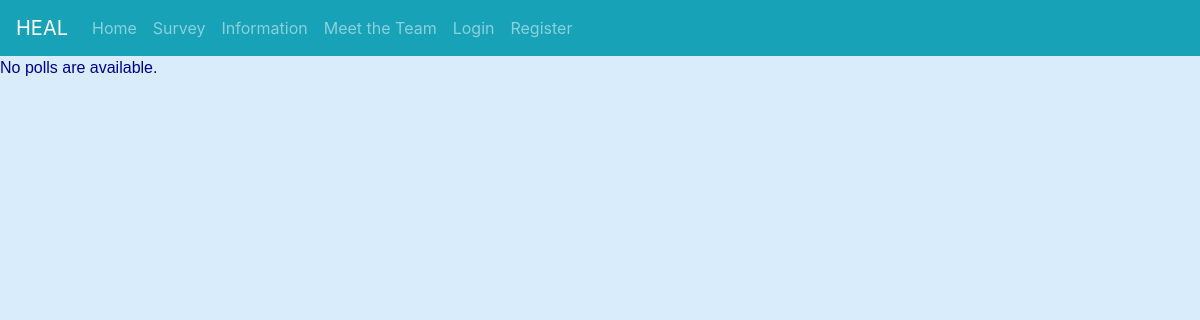
Before: /index/ with the older database file.
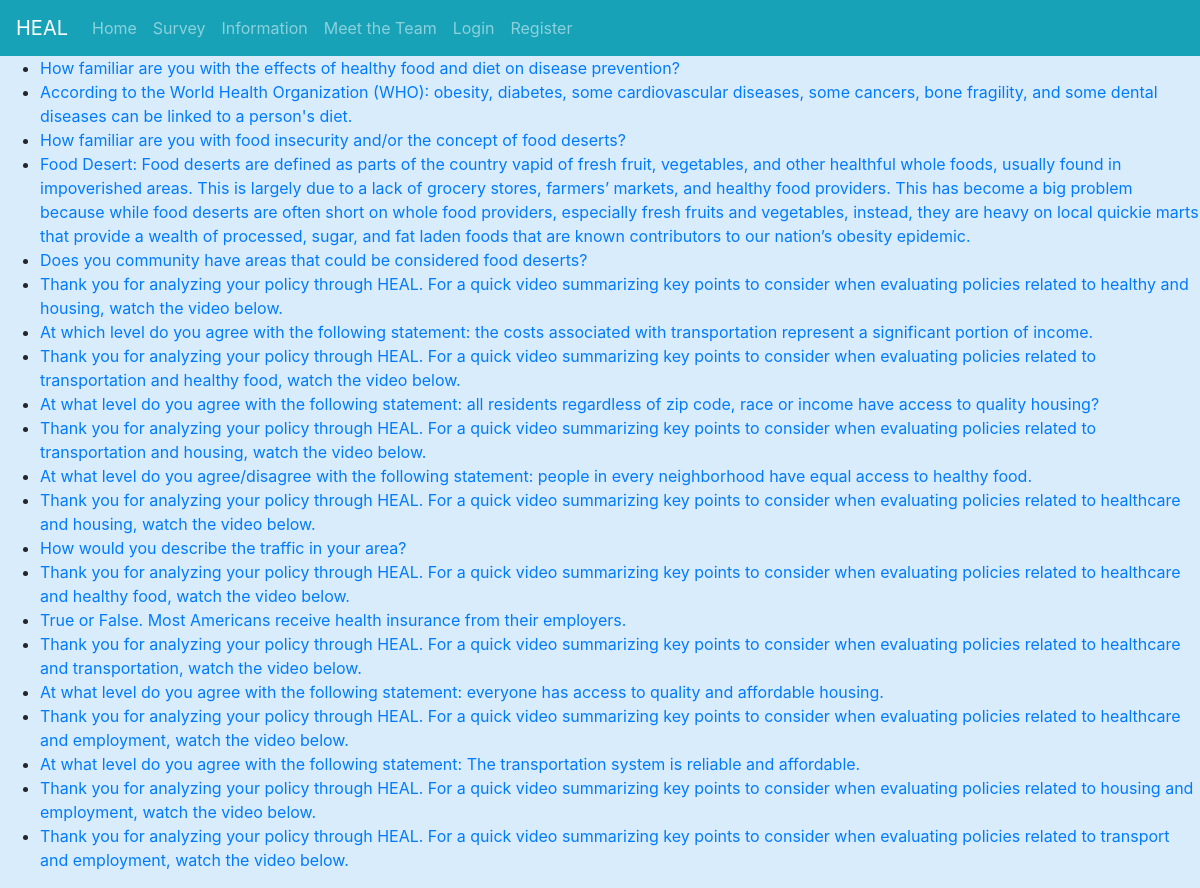
After: the same page with the newer database file.
### HEALSurvey/models.py (models this page shows, shortened)
class Question(models.Model):
    QuestionText = models.CharField(max_length=600)
    InfoText = models.CharField(max_length=600, blank=True, null=True)
    id = models.IntegerField(primary_key=True)
    PreviousID = models.IntegerField(default=1)
    NextIDA = models.IntegerField(default=1)
    NextIDB = models.IntegerField(default=1)
    VideoLink = models.CharField(max_length=200, blank=True, null=True)
    WebsiteLink = models.CharField(max_length=200, blank=True, null=True)
    WebsiteLinkAlt = models.CharField(max_length=200, blank=True, null=True)

### HEALSurvey/views.py (the view)
# urls.py: path('index/', views.index, name='index'),
def index(request):  # renders a list of all questions in the database on index page
    question_list = Question.objects.all()
    context = {'question_list': question_list}
    return render(request, 'index.html', context)

### templates/index.html
{% extends 'Base.html' %}
{% load crispy_forms_tags %}
{% load static %}
{% block body %}
{% if question_list %}
    <ul>
    {% for question in question_list %}
        <li><a href="{% url 'survey' question.id %}">{{ question.QuestionText }}</a></li>
    {% endfor %}
    </ul>
{% else %}
    <p>No polls are available.</p>
{% endif %}
{% endblock %}

### templates/Base.html (shortened to what this page needs)
{% load static %}
<!DOCTYPE html>
<html lang="en">
<head>
    <link rel="stylesheet" href="https://stackpath.bootstrapcdn.com/bootstrap/4.5.0/css/bootstrap.min.css">
    <link rel="stylesheet" href="{% static 'css/styles.css' %}">
</head>
<body>
<div>
    <nav class="navbar navbar-expand-lg navbar-dark bg-info">
        <a class="navbar-brand">HEAL</a>
        <div class="collapse navbar-collapse" id="navbarTogglerDemo02">
            <ul class="navbar-nav mr-auto mt-2 mt-lg-0">
                <li class="nav-item">
                    <a class="nav-link" href={% url 'home' %}>Home</a>
                </li>
                <li class="nav-item">
                    <a class="nav-link" href="{% url 'topic' %}">Survey</a>
                </li>
                <li class="nav-item">
                    <a class="nav-link" href="#">Information</a>
                </li>
                <li class="nav-item">
                    <a class="nav-link" href="{% url 'team' %}">Meet the Team</a>
                </li>
                {% if user.is_authenticated %}
                    <li class="nav-item">
                        <a class="nav-link" href="{% url 'logout' %}">Logout {{user.username}}</a>
                    </li>
                {% else %}
                    <li class="nav-item">
                        <a class="nav-link" href={% url 'login' %}>Login</a>
                    </li>
                    <li class="nav-item">
                        <a class="nav-link" href={% url 'register' %}>Register</a>
                    </li>
                {% endif %}
            </ul>
        </div>
    </nav>
</div>
<div>
    {% block body %}
    {% endblock %}
</div>
</body>
</html>

### static/css/styles.css (style rules this page uses)
body { background-color: #D9ECFC; justify-content: center; }

Changed rows visible on the page:
added Question: QuestionText "How familiar are you with the effects of healthy food and diet on disease prevention?"
added Question: QuestionText "According to the World Health Organization (WHO): obesity, diabetes, some cardiovascular diseases, some cancers, bone fragility, and some dental diseases can be linked to a person's diet."
added Question: QuestionText "How familiar are you with food insecurity and/or the concept of food deserts?"
added Question: QuestionText "Food Desert: Food deserts are defined as parts of the country vapid of fresh fruit, vegetables, and other healthful whole foods, usually found in impoverished areas. This is largely due to a lack of grocery stores, farmers’ markets, and healthy food providers. This has become a big problem because while food deserts are often short on whole food providers, especially fresh fruits and vegetables, instead, they are heavy on local quickie marts that provide a wealth of processed, sugar, and fat laden foods that are known contributors to our nation’s obesity epidemic."
added Question: QuestionText "Does you community have areas that could be considered food deserts?"
added Question: QuestionText "Thank you for analyzing your policy through HEAL. For a quick video summarizing key points to consider when evaluating policies related to healthy and housing, watch the video below."
added Question: QuestionText "At which level do you agree with the following statement: the costs associated with transportation represent a significant portion of income."
added Question: QuestionText "Thank you for analyzing your policy through HEAL. For a quick video summarizing key points to consider when evaluating policies related to transportation and healthy food, watch the video below."
added Question: QuestionText "At what level do you agree with the following statement: all residents regardless of zip code, race or income have access to quality housing?"
added Question: QuestionText "Thank you for analyzing your policy through HEAL. For a quick video summarizing key points to consider when evaluating policies related to transportation and housing, watch the video below."
added Question: QuestionText "At what level do you agree/disagree with the following statement: people in every neighborhood have equal access to healthy food."
added Question: QuestionText "Thank you for analyzing your policy through HEAL. For a quick video summarizing key points to consider when evaluating policies related to healthcare and housing, watch the video below."
added Question: QuestionText "How would you describe the traffic in your area?"
added Question: QuestionText "Thank you for analyzing your policy through HEAL. For a quick video summarizing key points to consider when evaluating policies related to healthcare and healthy food, watch the video below."
added Question: QuestionText "True or False. Most Americans receive health insurance from their employers."
added Question: QuestionText "Thank you for analyzing your policy through HEAL. For a quick video summarizing key points to consider when evaluating policies related to healthcare and transportation, watch the video below."
added Question: QuestionText "At what level do you agree with the following statement: everyone has access to quality and affordable housing."
added Question: QuestionText "Thank you for analyzing your policy through HEAL. For a quick video summarizing key points to consider when evaluating policies related to healthcare and employment, watch the video below."
added Question: QuestionText "At what level do you agree with the following statement: The transportation system is reliable and affordable."
added Question: QuestionText "Thank you for analyzing your policy through HEAL. For a quick video summarizing key points to consider when evaluating policies related to housing and employment, watch the video below."
added Question: QuestionText "Thank you for analyzing your policy through HEAL. For a quick video summarizing key points to consider when evaluating policies related to transport and employment, watch the video below."
Other visible differences:
text no longer shown: "No polls are available."
